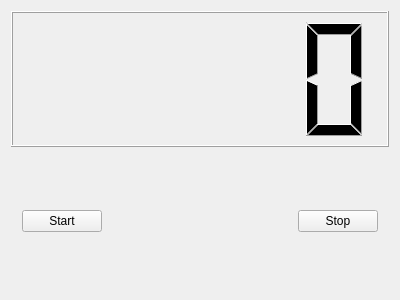
<?xml version="1.0" encoding="UTF-8"?>
<ui version="4.0">
 <class>Widget</class>
 <widget class="QWidget" name="Widget">
  <property name="geometry">
   <rect>
    <x>0</x>
    <y>0</y>
    <width>400</width>
    <height>300</height>
   </rect>
  </property>
  <property name="windowTitle">
   <string>Widget</string>
  </property>
  <layout class="QGridLayout" name="gridLayout_2">
   <item row="0" column="0">
    <widget class="QLCDNumber" name="lcdNumber"/>
   </item>
   <item row="1" column="0">
    <widget class="QWidget" name="widget" native="true">
     <layout class="QGridLayout" name="gridLayout">
      <item row="0" column="0">
       <widget class="QPushButton" name="buttonStart">
        <property name="text">
         <string>Start</string>
        </property>
       </widget>
      </item>
      <item row="0" column="2">
       <widget class="QPushButton" name="buttonStop">
        <property name="text">
         <string>Stop</string>
        </property>
       </widget>
      </item>
      <item row="0" column="1">
       <spacer name="horizontalSpacer">
        <property name="orientation">
         <enum>Qt::Horizontal</enum>
        </property>
        <property name="sizeHint" stdset="0">
         <size>
          <width>199</width>
          <height>20</height>
         </size>
        </property>
       </spacer>
      </item>
     </layout>
    </widget>
   </item>
  </layout>
 </widget>
 <layoutdefault spacing="6" margin="11"/>
 <resources/>
 <connections/>
</ui>
